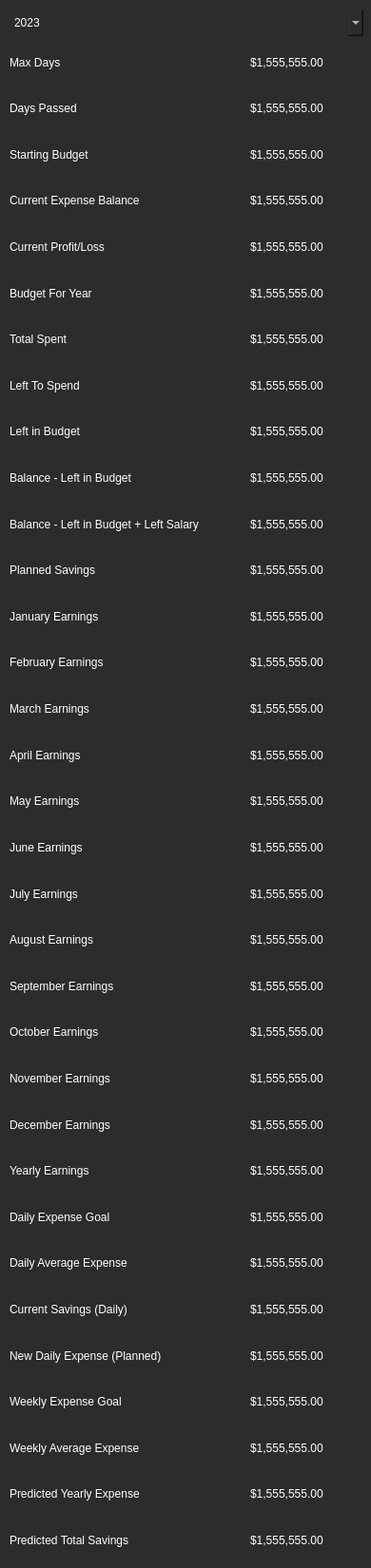
<?xml version="1.0" encoding="UTF-8"?>
<ui version="4.0">
 <class>Form</class>
 <widget class="QWidget" name="Form">
  <property name="geometry">
   <rect>
    <x>0</x>
    <y>0</y>
    <width>390</width>
    <height>1650</height>
   </rect>
  </property>
  <property name="windowTitle">
   <string>Form</string>
  </property>
  <property name="styleSheet">
   <string notr="true">QWidget {
        background-color: #2c2c2c;
        color: #ffffff;
        border: none;
        font: 11pt &quot;Nirmala UI&quot;;
}
QWidget#side_menu {
    background-color: #4e5564;
    color: #ffffff;
    border: 1px solid #4e5564;
    border-radius: 16px;
    font: 14pt &quot;Nirmala UI&quot;;
}
QLabel#Dashboard_Title {
    background-color: none;
    color: #ffffff;
    border: none;
    font: 20pt &quot;Nirmala UI&quot;;
}
QLabel#Eat_Out_Image {
    background-image: url(:/images/pngaaa.com-2384833.png);
    background-color: #4d4d4d;
    border: 1px solid #4d4d4d;
    border-radius: 4px;
    color: #ffffff;
    padding: 5px;
}
QLabel#Grocery_Image {
    background-image: url(:/images/pngaaa.com-2138453.png);
    background-color: #4d4d4d;
    border: 1px solid #4d4d4d;
    border-radius: 4px;
    color: #ffffff;
    padding: 5px;
}
QLabel#Transportation_Image {
    background-image: url(:/images/pngaaa.com-2182093.png);
    background-color: #4d4d4d;
    border: 1px solid #4d4d4d;
    border-radius: 4px;
    color: #ffffff;
    padding: 5px;
}
QLabel#Free_Expense_Image {
    background-image: url(:/images/pngaaa.com-1261106.png);
    background-color: #4d4d4d;
    border: 1px solid #4d4d4d;
    border-radius: 4px;
    color: #ffffff;
    padding: 5px;
}
QLabel#Bills_Image {
    background-image: url(:/images/pngaaa.com-1433501.png);
    background-color: #4d4d4d;
    border: 1px solid #4d4d4d;
    border-radius: 4px;
    color: #ffffff;
    padding: 5px;
}
QLabel#Investment_Image {
    background-image: url(:/images/pngaaa.com-3584133.png);
    background-color: #4d4d4d;
    border: 1px solid #4d4d4d;
    border-radius: 4px;
    color: #ffffff;
    padding: 5px;
}
QLabel#Support_Image {
    background-image: url(:/images/pngaaa.com-2914571.png);
    background-color: #4d4d4d;
    border: 1px solid #4d4d4d;
    border-radius: 4px;
    color: #ffffff;
    padding: 5px;
}
QLabel#Goal_Image {
    background-image: url(:/images/pngaaa.com-848656.png);
    background-color: #4d4d4d;
    border: 1px solid #4d4d4d;
    border-radius: 4px;
    color: #ffffff;
    padding: 5px;
}
QPushButton {
    background-color: #4d4d4d;
    border: 1px solid #4d4d4d;
    border-radius: 4px;
    color: #ffffff;
    padding: 5px;
}
QPushButton:hover {
    background-color: #5a5a5a;
    border: 1px solid #5a5a5a;
}
QPushButton#side_menu_button:hover {
    background-image: url(:/button_image/Burger_button_hover.png);
    background-color: #5a5a5a;
    border: 1px solid #5a5a5a;
}
QPushButton#side_menu_button:pressed {
    background-image: url(:/button_image/Burger_button_click.png);
    background-color: #5a5a5a;
    border: 1px solid #5a5a5a;
}
QPushButton#remove_button_watchlist {
    background-color: #ff0000;
    border: 1px solid #ffffff;
    border-radius: 4px;
    color: #ffffff;
    padding: 5px;
}
QPushButton#remove_button_watchlist:hover {
    background-color: #ff6c6c;
    border: 1px solid #ffffff;
}
QPushButton#remove_button_watchlist:pressed {
    background-color: #aa0000;
    border: 1px solid #ffffff;
}
QPushButton#Add_strategy {
    background-color: #00ad0e;
    border: 1px solid #ffffff;
    border-radius: 4px;
    color: #ffffff;
    padding: 5px;
}
QPushButton#Add_strategy:hover {
    background-color: #67ff74;
    border: 1px solid #ffffff;
}
QPushButton#Add_strategy:pressed {
    background-color: #006408;
    border: 1px solid #a3a3a3;
}
QPushButton#Activation {
    background-color: #00ad0e;
    border: 1px solid #ffffff;
    border-radius: 4px;
    color: #ffffff;
    padding: 5px;
}
QPushButton#Activation:hover {
    background-color: #67ff74;
    border: 1px solid #ffffff;
}
QPushButton#Activation:pressed {
    background-color: #006408;
    border: 1px solid #a3a3a3;
}
QPushButton#Blue_button {
    background-color: #0003bb;
    border: 1px solid #ffffff;
    border-radius: 4px;
    color: #ffffff;
    padding: 5px;
}
QPushButton#Blue_button:hover {
    background-color: #4446d1;
    border: 1px solid #ffffff;
}
QPushButton#Blue_button:pressed {
    background-color: #000277;
    border: 1px solid #a3a3a3;
}
QPushButton#Yellow_button {
    background-color: #a5bd1e;
    border: 1px solid #ffffff;
    border-radius: 4px;
    color: #ffffff;
    padding: 5px;
}
QPushButton#Yellow_button:hover {
    background-color: #e5ff54;
    border: 1px solid #ffffff;
}
QPushButton#Yellow_button:pressed {
    background-color: #81960f;
    border: 1px solid #a3a3a3;
}
QCheckBox {
    color: #ffffff;
}
QLineEdit {
    background-color: #4d4d4d;
    border: 1px solid #4d4d4d;
    color: #ffffff;
    padding: 5px;
    border-color: #ffffff;
    border-radius: 6px;
}
QTextEdit {
    background-color: #4d4d4d;
    border: 1px solid #4d4d4d;
    color: #ffffff;
    padding: 5px;
    border-color: #ffffff;
    border-radius: 20px;
}
QProgressBar {
    border: 1px solid #444444;
    border-radius: 7px;
    background-color: #2e2e2e;
    text-align: center;
    font-size: 10pt;
    color: white;
}
QProgressBar::chunk {
    background-color: #3a3a3a;
    width: 5px;
}
QScrollBar:vertical {
    border: none;
    background-color: #3a3a3a;
    width: 10px;
    margin: 16px 0 16px 0;
}
QScrollBar::handle:vertical {
    background-color: #444444;
    border-radius: 5px;
}
QScrollBar:horizontal {
    border: none;
    background-color: #3a3a3a;
    height: 10px;
    margin: 0px 16px 0 16px;
}
QScrollBar::handle:horizontal {
    background-color: #444444;
    border-radius: 5px;
}
QTabWidget {
    background-color: #2e2e2e;
    border: none;
}
QTabBar::tab {
    background-color: #2e2e2e;
    color: #b1b1b1;
    padding: 8px 20px;
    border-top-left-radius: 5px;
    border-top-right-radius: 5px;
    border: none;
}
QTabBar::tab:selected, QTabBar::tab:hover {
    background-color: #3a3a3a;
    color: white;
}</string>
  </property>
  <widget class="QLabel" name="amount_June_Earning_label">
   <property name="geometry">
    <rect>
     <x>263</x>
     <y>870</y>
     <width>119</width>
     <height>43</height>
    </rect>
   </property>
   <property name="text">
    <string>$1,555,555.00</string>
   </property>
  </widget>
  <widget class="QLabel" name="balance_Left_in_Budget_label">
   <property name="geometry">
    <rect>
     <x>10</x>
     <y>481</y>
     <width>247</width>
     <height>43</height>
    </rect>
   </property>
   <property name="text">
    <string>Balance - Left in Budget</string>
   </property>
   <property name="wordWrap">
    <bool>true</bool>
   </property>
  </widget>
  <widget class="QLabel" name="amount_Starting_Budget_label">
   <property name="geometry">
    <rect>
     <x>263</x>
     <y>141</y>
     <width>119</width>
     <height>43</height>
    </rect>
   </property>
   <property name="text">
    <string>$1,555,555.00</string>
   </property>
  </widget>
  <widget class="QLabel" name="current_ProfitLoss_label">
   <property name="geometry">
    <rect>
     <x>10</x>
     <y>238</y>
     <width>247</width>
     <height>43</height>
    </rect>
   </property>
   <property name="text">
    <string>Current Profit/Loss</string>
   </property>
  </widget>
  <widget class="QLabel" name="amount_Current_ProfitLoss_label">
   <property name="geometry">
    <rect>
     <x>263</x>
     <y>238</y>
     <width>119</width>
     <height>43</height>
    </rect>
   </property>
   <property name="text">
    <string>$1,555,555.00</string>
   </property>
  </widget>
  <widget class="QLabel" name="amount_Daily_Average_Expense_label">
   <property name="geometry">
    <rect>
     <x>263</x>
     <y>1308</y>
     <width>119</width>
     <height>42</height>
    </rect>
   </property>
   <property name="text">
    <string>$1,555,555.00</string>
   </property>
  </widget>
  <widget class="QLabel" name="november_Earning_label">
   <property name="geometry">
    <rect>
     <x>10</x>
     <y>1113</y>
     <width>247</width>
     <height>43</height>
    </rect>
   </property>
   <property name="text">
    <string>November Earnings</string>
   </property>
  </widget>
  <widget class="QLabel" name="amount_New_Daily_Expense_Planned_label">
   <property name="geometry">
    <rect>
     <x>263</x>
     <y>1405</y>
     <width>119</width>
     <height>43</height>
    </rect>
   </property>
   <property name="text">
    <string>$1,555,555.00</string>
   </property>
   <property name="wordWrap">
    <bool>true</bool>
   </property>
  </widget>
  <widget class="QLabel" name="balance_Left_in_Budget_Salary_label">
   <property name="geometry">
    <rect>
     <x>10</x>
     <y>530</y>
     <width>247</width>
     <height>43</height>
    </rect>
   </property>
   <property name="text">
    <string>Balance - Left in Budget + Left Salary</string>
   </property>
   <property name="wordWrap">
    <bool>true</bool>
   </property>
  </widget>
  <widget class="QLabel" name="september_Earning_label">
   <property name="geometry">
    <rect>
     <x>10</x>
     <y>1016</y>
     <width>247</width>
     <height>43</height>
    </rect>
   </property>
   <property name="text">
    <string>September Earnings</string>
   </property>
  </widget>
  <widget class="QLabel" name="weekly_Expense_Goal_label">
   <property name="geometry">
    <rect>
     <x>10</x>
     <y>1454</y>
     <width>247</width>
     <height>42</height>
    </rect>
   </property>
   <property name="text">
    <string>Weekly Expense Goal</string>
   </property>
   <property name="wordWrap">
    <bool>true</bool>
   </property>
  </widget>
  <widget class="QLabel" name="march_Earning_label">
   <property name="geometry">
    <rect>
     <x>10</x>
     <y>724</y>
     <width>247</width>
     <height>43</height>
    </rect>
   </property>
   <property name="text">
    <string>March Earnings</string>
   </property>
  </widget>
  <widget class="QComboBox" name="stats_Year_comboBox">
   <property name="geometry">
    <rect>
     <x>10</x>
     <y>10</y>
     <width>372</width>
     <height>28</height>
    </rect>
   </property>
   <property name="styleSheet">
    <string notr="true">font: 14pt &quot;Nirmala UI&quot;;</string>
   </property>
   <item>
    <property name="text">
     <string>2023</string>
    </property>
   </item>
   <item>
    <property name="text">
     <string>2022</string>
    </property>
   </item>
   <item>
    <property name="text">
     <string>2021</string>
    </property>
   </item>
   <item>
    <property name="text">
     <string>2020</string>
    </property>
   </item>
   <item>
    <property name="text">
     <string>2019</string>
    </property>
   </item>
   <item>
    <property name="text">
     <string>2018</string>
    </property>
   </item>
   <item>
    <property name="text">
     <string>2017</string>
    </property>
   </item>
   <item>
    <property name="text">
     <string>2016</string>
    </property>
   </item>
   <item>
    <property name="text">
     <string>2015</string>
    </property>
   </item>
  </widget>
  <widget class="QLabel" name="amount_Left_in_Budget_label">
   <property name="geometry">
    <rect>
     <x>263</x>
     <y>433</y>
     <width>119</width>
     <height>42</height>
    </rect>
   </property>
   <property name="text">
    <string>$1,555,555.00</string>
   </property>
  </widget>
  <widget class="QLabel" name="amount_January_Earning_label">
   <property name="geometry">
    <rect>
     <x>263</x>
     <y>627</y>
     <width>119</width>
     <height>43</height>
    </rect>
   </property>
   <property name="text">
    <string>$1,555,555.00</string>
   </property>
  </widget>
  <widget class="QLabel" name="amount_May_Earning_label">
   <property name="geometry">
    <rect>
     <x>263</x>
     <y>822</y>
     <width>119</width>
     <height>42</height>
    </rect>
   </property>
   <property name="text">
    <string>$1,555,555.00</string>
   </property>
  </widget>
  <widget class="QLabel" name="max_Days_label">
   <property name="geometry">
    <rect>
     <x>10</x>
     <y>44</y>
     <width>247</width>
     <height>43</height>
    </rect>
   </property>
   <property name="text">
    <string>Max Days</string>
   </property>
  </widget>
  <widget class="QLabel" name="daily_Average_Expense_label">
   <property name="geometry">
    <rect>
     <x>10</x>
     <y>1308</y>
     <width>247</width>
     <height>42</height>
    </rect>
   </property>
   <property name="text">
    <string>Daily Average Expense</string>
   </property>
  </widget>
  <widget class="QLabel" name="planned_Savings_label">
   <property name="geometry">
    <rect>
     <x>10</x>
     <y>579</y>
     <width>247</width>
     <height>42</height>
    </rect>
   </property>
   <property name="text">
    <string>Planned Savings</string>
   </property>
  </widget>
  <widget class="QLabel" name="amount_Current_Expense_Balance_label">
   <property name="geometry">
    <rect>
     <x>263</x>
     <y>190</y>
     <width>119</width>
     <height>42</height>
    </rect>
   </property>
   <property name="text">
    <string>$1,555,555.00</string>
   </property>
   <property name="wordWrap">
    <bool>true</bool>
   </property>
  </widget>
  <widget class="QLabel" name="current_Expense_Balance_label">
   <property name="geometry">
    <rect>
     <x>10</x>
     <y>190</y>
     <width>247</width>
     <height>42</height>
    </rect>
   </property>
   <property name="text">
    <string>Current Expense Balance</string>
   </property>
   <property name="wordWrap">
    <bool>true</bool>
   </property>
  </widget>
  <widget class="QLabel" name="amount_Budget_For_Year_label">
   <property name="geometry">
    <rect>
     <x>263</x>
     <y>287</y>
     <width>119</width>
     <height>43</height>
    </rect>
   </property>
   <property name="text">
    <string>$1,555,555.00</string>
   </property>
  </widget>
  <widget class="QLabel" name="amount_Balance_Left_in_Budget_label">
   <property name="geometry">
    <rect>
     <x>263</x>
     <y>481</y>
     <width>119</width>
     <height>43</height>
    </rect>
   </property>
   <property name="text">
    <string>$1,555,555.00</string>
   </property>
   <property name="wordWrap">
    <bool>true</bool>
   </property>
  </widget>
  <widget class="QLabel" name="amount_April_Earning_label">
   <property name="geometry">
    <rect>
     <x>263</x>
     <y>773</y>
     <width>119</width>
     <height>43</height>
    </rect>
   </property>
   <property name="text">
    <string>$1,555,555.00</string>
   </property>
  </widget>
  <widget class="QLabel" name="july_Earning_label">
   <property name="geometry">
    <rect>
     <x>10</x>
     <y>919</y>
     <width>247</width>
     <height>43</height>
    </rect>
   </property>
   <property name="text">
    <string>July Earnings</string>
   </property>
  </widget>
  <widget class="QLabel" name="amount_Predicted_Yearly_Expense_label">
   <property name="geometry">
    <rect>
     <x>263</x>
     <y>1551</y>
     <width>119</width>
     <height>42</height>
    </rect>
   </property>
   <property name="text">
    <string>$1,555,555.00</string>
   </property>
   <property name="wordWrap">
    <bool>true</bool>
   </property>
  </widget>
  <widget class="QLabel" name="left_in_Budget_label">
   <property name="geometry">
    <rect>
     <x>10</x>
     <y>433</y>
     <width>247</width>
     <height>42</height>
    </rect>
   </property>
   <property name="text">
    <string>Left in Budget</string>
   </property>
  </widget>
  <widget class="QLabel" name="weekly_Average_Expense_label">
   <property name="geometry">
    <rect>
     <x>10</x>
     <y>1502</y>
     <width>247</width>
     <height>43</height>
    </rect>
   </property>
   <property name="text">
    <string>Weekly Average Expense</string>
   </property>
   <property name="wordWrap">
    <bool>true</bool>
   </property>
  </widget>
  <widget class="QLabel" name="budget_For_Year_label">
   <property name="geometry">
    <rect>
     <x>10</x>
     <y>287</y>
     <width>247</width>
     <height>43</height>
    </rect>
   </property>
   <property name="text">
    <string>Budget For Year</string>
   </property>
  </widget>
  <widget class="QLabel" name="amount_Total_Spent_label">
   <property name="geometry">
    <rect>
     <x>263</x>
     <y>336</y>
     <width>119</width>
     <height>42</height>
    </rect>
   </property>
   <property name="text">
    <string>$1,555,555.00</string>
   </property>
  </widget>
  <widget class="QLabel" name="amount_February_Earnings_label">
   <property name="geometry">
    <rect>
     <x>263</x>
     <y>676</y>
     <width>119</width>
     <height>42</height>
    </rect>
   </property>
   <property name="text">
    <string>$1,555,555.00</string>
   </property>
  </widget>
  <widget class="QLabel" name="amount_October_Earning_label">
   <property name="geometry">
    <rect>
     <x>263</x>
     <y>1065</y>
     <width>119</width>
     <height>42</height>
    </rect>
   </property>
   <property name="text">
    <string>$1,555,555.00</string>
   </property>
  </widget>
  <widget class="QLabel" name="daily_Expense_Goal_label">
   <property name="geometry">
    <rect>
     <x>10</x>
     <y>1259</y>
     <width>247</width>
     <height>43</height>
    </rect>
   </property>
   <property name="text">
    <string>Daily Expense Goal</string>
   </property>
  </widget>
  <widget class="QLabel" name="august_Earning_label">
   <property name="geometry">
    <rect>
     <x>10</x>
     <y>968</y>
     <width>247</width>
     <height>42</height>
    </rect>
   </property>
   <property name="text">
    <string>August Earnings</string>
   </property>
  </widget>
  <widget class="QLabel" name="amount_August_Earning_label">
   <property name="geometry">
    <rect>
     <x>263</x>
     <y>968</y>
     <width>119</width>
     <height>42</height>
    </rect>
   </property>
   <property name="text">
    <string>$1,555,555.00</string>
   </property>
  </widget>
  <widget class="QLabel" name="amount_Yearly_Earnings_label">
   <property name="geometry">
    <rect>
     <x>263</x>
     <y>1211</y>
     <width>119</width>
     <height>42</height>
    </rect>
   </property>
   <property name="text">
    <string>$1,555,555.00</string>
   </property>
  </widget>
  <widget class="QLabel" name="december_Earning_label">
   <property name="geometry">
    <rect>
     <x>10</x>
     <y>1162</y>
     <width>247</width>
     <height>43</height>
    </rect>
   </property>
   <property name="text">
    <string>December Earnings</string>
   </property>
  </widget>
  <widget class="QLabel" name="amount_Planned_Savings_label">
   <property name="geometry">
    <rect>
     <x>263</x>
     <y>579</y>
     <width>119</width>
     <height>42</height>
    </rect>
   </property>
   <property name="text">
    <string>$1,555,555.00</string>
   </property>
  </widget>
  <widget class="QLabel" name="february_Earnings_label">
   <property name="geometry">
    <rect>
     <x>10</x>
     <y>676</y>
     <width>247</width>
     <height>42</height>
    </rect>
   </property>
   <property name="text">
    <string>February Earnings</string>
   </property>
  </widget>
  <widget class="QLabel" name="october_Earning_label">
   <property name="geometry">
    <rect>
     <x>10</x>
     <y>1065</y>
     <width>247</width>
     <height>42</height>
    </rect>
   </property>
   <property name="text">
    <string>October Earnings</string>
   </property>
  </widget>
  <widget class="QLabel" name="predicted_Yearly_Expense_label">
   <property name="geometry">
    <rect>
     <x>10</x>
     <y>1551</y>
     <width>247</width>
     <height>42</height>
    </rect>
   </property>
   <property name="text">
    <string>Predicted Yearly Expense</string>
   </property>
   <property name="wordWrap">
    <bool>true</bool>
   </property>
  </widget>
  <widget class="QLabel" name="amount_Days_Passed_label">
   <property name="geometry">
    <rect>
     <x>263</x>
     <y>93</y>
     <width>119</width>
     <height>42</height>
    </rect>
   </property>
   <property name="text">
    <string>$1,555,555.00</string>
   </property>
  </widget>
  <widget class="QLabel" name="amount_Weekly_Average_Expense_label">
   <property name="geometry">
    <rect>
     <x>263</x>
     <y>1502</y>
     <width>119</width>
     <height>43</height>
    </rect>
   </property>
   <property name="text">
    <string>$1,555,555.00</string>
   </property>
   <property name="wordWrap">
    <bool>true</bool>
   </property>
  </widget>
  <widget class="QLabel" name="april_Earning_label">
   <property name="geometry">
    <rect>
     <x>10</x>
     <y>773</y>
     <width>247</width>
     <height>43</height>
    </rect>
   </property>
   <property name="text">
    <string>April Earnings</string>
   </property>
  </widget>
  <widget class="QLabel" name="amount_Balance_Left_in_Budget_Salary_label">
   <property name="geometry">
    <rect>
     <x>263</x>
     <y>530</y>
     <width>119</width>
     <height>43</height>
    </rect>
   </property>
   <property name="text">
    <string>$1,555,555.00</string>
   </property>
   <property name="wordWrap">
    <bool>true</bool>
   </property>
  </widget>
  <widget class="QLabel" name="amount_Max_Days_label">
   <property name="geometry">
    <rect>
     <x>263</x>
     <y>44</y>
     <width>119</width>
     <height>43</height>
    </rect>
   </property>
   <property name="text">
    <string>$1,555,555.00</string>
   </property>
  </widget>
  <widget class="QLabel" name="amount_Weekly_Expense_Goal_label">
   <property name="geometry">
    <rect>
     <x>263</x>
     <y>1454</y>
     <width>119</width>
     <height>42</height>
    </rect>
   </property>
   <property name="text">
    <string>$1,555,555.00</string>
   </property>
   <property name="wordWrap">
    <bool>true</bool>
   </property>
  </widget>
  <widget class="QLabel" name="amount_Predicted_Total_Savings_label">
   <property name="geometry">
    <rect>
     <x>263</x>
     <y>1599</y>
     <width>119</width>
     <height>43</height>
    </rect>
   </property>
   <property name="text">
    <string>$1,555,555.00</string>
   </property>
   <property name="wordWrap">
    <bool>true</bool>
   </property>
  </widget>
  <widget class="QLabel" name="amount_Left_To_Spend_label">
   <property name="geometry">
    <rect>
     <x>263</x>
     <y>384</y>
     <width>119</width>
     <height>43</height>
    </rect>
   </property>
   <property name="text">
    <string>$1,555,555.00</string>
   </property>
  </widget>
  <widget class="QLabel" name="predicted_Total_Savings_label">
   <property name="geometry">
    <rect>
     <x>10</x>
     <y>1599</y>
     <width>247</width>
     <height>43</height>
    </rect>
   </property>
   <property name="text">
    <string>Predicted Total Savings</string>
   </property>
   <property name="wordWrap">
    <bool>true</bool>
   </property>
  </widget>
  <widget class="QLabel" name="total_Spent_label">
   <property name="geometry">
    <rect>
     <x>10</x>
     <y>336</y>
     <width>247</width>
     <height>42</height>
    </rect>
   </property>
   <property name="text">
    <string>Total Spent</string>
   </property>
  </widget>
  <widget class="QLabel" name="new_Daily_Expense_Planned_label">
   <property name="geometry">
    <rect>
     <x>10</x>
     <y>1405</y>
     <width>247</width>
     <height>43</height>
    </rect>
   </property>
   <property name="text">
    <string>New Daily Expense (Planned)</string>
   </property>
   <property name="wordWrap">
    <bool>true</bool>
   </property>
  </widget>
  <widget class="QLabel" name="amount_July_Earning_label">
   <property name="geometry">
    <rect>
     <x>263</x>
     <y>919</y>
     <width>119</width>
     <height>43</height>
    </rect>
   </property>
   <property name="text">
    <string>$1,555,555.00</string>
   </property>
  </widget>
  <widget class="QLabel" name="amount_Daily_Expense_Goal_label">
   <property name="geometry">
    <rect>
     <x>263</x>
     <y>1259</y>
     <width>119</width>
     <height>43</height>
    </rect>
   </property>
   <property name="text">
    <string>$1,555,555.00</string>
   </property>
  </widget>
  <widget class="QLabel" name="may_Earning_label">
   <property name="geometry">
    <rect>
     <x>10</x>
     <y>822</y>
     <width>247</width>
     <height>42</height>
    </rect>
   </property>
   <property name="text">
    <string>May Earnings</string>
   </property>
  </widget>
  <widget class="QLabel" name="starting_Budget_label">
   <property name="geometry">
    <rect>
     <x>10</x>
     <y>141</y>
     <width>247</width>
     <height>43</height>
    </rect>
   </property>
   <property name="text">
    <string>Starting Budget</string>
   </property>
  </widget>
  <widget class="QLabel" name="amount_September_Earning_label">
   <property name="geometry">
    <rect>
     <x>263</x>
     <y>1016</y>
     <width>119</width>
     <height>43</height>
    </rect>
   </property>
   <property name="text">
    <string>$1,555,555.00</string>
   </property>
  </widget>
  <widget class="QLabel" name="left_To_Spend_label">
   <property name="geometry">
    <rect>
     <x>10</x>
     <y>384</y>
     <width>247</width>
     <height>43</height>
    </rect>
   </property>
   <property name="text">
    <string>Left To Spend</string>
   </property>
  </widget>
  <widget class="QLabel" name="january_Earning_label">
   <property name="geometry">
    <rect>
     <x>10</x>
     <y>627</y>
     <width>247</width>
     <height>43</height>
    </rect>
   </property>
   <property name="text">
    <string>January Earnings</string>
   </property>
  </widget>
  <widget class="QLabel" name="days_Passed_label">
   <property name="geometry">
    <rect>
     <x>10</x>
     <y>93</y>
     <width>247</width>
     <height>42</height>
    </rect>
   </property>
   <property name="text">
    <string>Days Passed</string>
   </property>
  </widget>
  <widget class="QLabel" name="amount_December_Earning_label">
   <property name="geometry">
    <rect>
     <x>263</x>
     <y>1162</y>
     <width>119</width>
     <height>43</height>
    </rect>
   </property>
   <property name="text">
    <string>$1,555,555.00</string>
   </property>
  </widget>
  <widget class="QLabel" name="amount_March_Earning_label">
   <property name="geometry">
    <rect>
     <x>263</x>
     <y>724</y>
     <width>119</width>
     <height>43</height>
    </rect>
   </property>
   <property name="text">
    <string>$1,555,555.00</string>
   </property>
  </widget>
  <widget class="QLabel" name="yearly_Earnings_label">
   <property name="geometry">
    <rect>
     <x>10</x>
     <y>1211</y>
     <width>247</width>
     <height>42</height>
    </rect>
   </property>
   <property name="text">
    <string>Yearly Earnings</string>
   </property>
  </widget>
  <widget class="QLabel" name="june_Earning_label">
   <property name="geometry">
    <rect>
     <x>10</x>
     <y>870</y>
     <width>247</width>
     <height>43</height>
    </rect>
   </property>
   <property name="text">
    <string>June Earnings</string>
   </property>
  </widget>
  <widget class="QLabel" name="amount_November_Earning_label">
   <property name="geometry">
    <rect>
     <x>263</x>
     <y>1113</y>
     <width>119</width>
     <height>43</height>
    </rect>
   </property>
   <property name="text">
    <string>$1,555,555.00</string>
   </property>
  </widget>
  <widget class="QLabel" name="amount_Current_Savings_Daily_label">
   <property name="geometry">
    <rect>
     <x>263</x>
     <y>1356</y>
     <width>119</width>
     <height>43</height>
    </rect>
   </property>
   <property name="text">
    <string>$1,555,555.00</string>
   </property>
  </widget>
  <widget class="QLabel" name="current_Savings_Daily_label">
   <property name="geometry">
    <rect>
     <x>10</x>
     <y>1356</y>
     <width>247</width>
     <height>43</height>
    </rect>
   </property>
   <property name="text">
    <string>Current Savings (Daily)</string>
   </property>
  </widget>
 </widget>
 <resources/>
 <connections/>
</ui>
